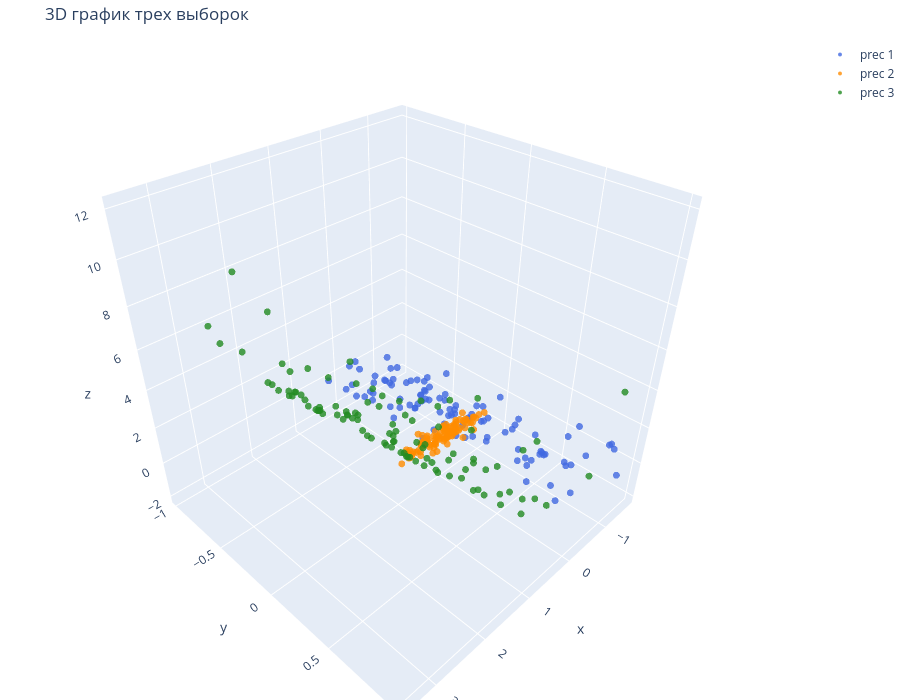

Here is the notebook cell this chart was saved with:
### Code cell
import numpy as np
import matplotlib.pyplot as plt
import plotly.graph_objects as go

prc = 100
a = -1
b = 1
x0 = 0
sig = 0.5
x1 = 1
sig1 = 1

A1 = np.random.uniform(low=a, high=b, size=prc)
B1 = np.random.uniform(low=a, high=b, size=prc)
E1 = np.random.uniform(low=a, high=b, size=prc)

tb1 = np.column_stack((A1 - 0.5, B1, 0.5 + A1 + B1 + E1)) #матрица 100 на 3

A2 = np.random.normal(x0, sig, prc)
B2 = np.random.normal(x0, sig, prc)
E2 = np.random.normal(x0, sig, prc)

tb2 = np.column_stack((A2, 0.1*B2, 0.1*A2 + 0.2* B2 + 0.1*E2)) #матрица 100 на 3

X = np.random.normal(x1, sig1, prc)
Y = np.random.uniform(a, b, prc) 

tb3 = np.column_stack((X, Y, X**2 + Y)) #матрица 100 на 3



fig = go.Figure()

fig.add_trace(go.Scatter3d(
    x=A1 - 0.5,
    y=B1,
    z=0.5 + A1 + B1 + E1,
    mode='markers',
    marker=dict(size=4, color='royalblue', opacity=0.8),
    name='prec 1'
))
fig.add_trace(go.Scatter3d(
    x=A2,
    y=0.1 * B2,
    z=0.1 * A2 + 0.2 * B2 + 0.1 * E2,
    mode='markers',
    marker=dict(size=4, color='darkorange', opacity=0.8),
    name='prec 2'
))
fig.add_trace(go.Scatter3d(
    x=X,
    y=Y,
    z=X**2 + Y,
    mode='markers',
    marker=dict(size=4, color='forestgreen', opacity=0.8),
    name='prec 3'
))
fig.update_layout(
    title='3D график трех выборок',
    scene=dict(
        xaxis_title='x',
        yaxis_title='y',
        zaxis_title='z'
    ),
    width=900,
    height=700,
    margin=dict(l=0, r=0, b=0, t=40)
)

fig.show()
